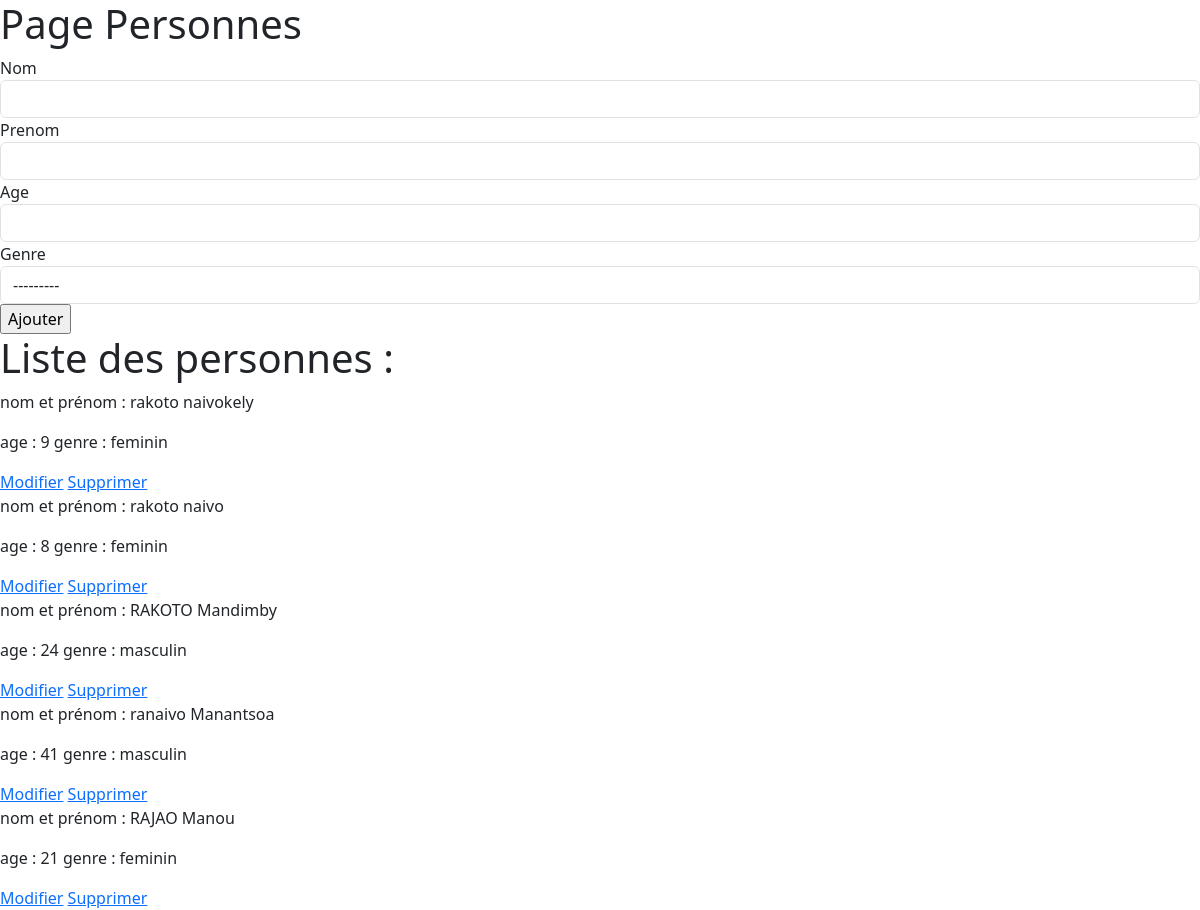
The page / on the database its author committed.
### fiara/models.py (models this page shows)
class Personne(models.Model):
    OPTIONS = (
        ('masculin', 'masculin'),
        ('feminin', 'feminin'),
    )
    id = models.AutoField(primary_key=True)
    nom = models.CharField(max_length=255,null=False)
    prenom = models.CharField(max_length=255,null=False)
    age = models.IntegerField(null=False)
    genre = models.CharField(max_length=20, choices=OPTIONS)

### fiara/views.py (the view)
# urls.py: 2. Add a URL to urlpatterns:  path('', views.home, name='home')
def home(request):
    context = {
        "typeActionPost":"Ajouter",
        "title":"home",
        "form" :PersonneForm(),
        "personnes" : Personne.objects.all()
    }
    return render(request,"personnes.html",context)

### fiara/forms.py
class PersonneForm(forms.ModelForm):
    class Meta:
        model = Personne
        fields = ("nom", "prenom", "age", "genre")

### fiara/templates/personnes.html (shortened to what this page needs)
{% load widget_tweaks %}
{% load static %}
<!DOCTYPE html>
<html lang="en">
<head>
    <link
      rel="stylesheet"
      href="{% static 'assets/bootstrap-5.3.2-dist/css/bootstrap.css' %}"
    />
</head>
<body>
<div></div><h1>Page Personnes</h1></div>
<form action="./actionPost/" method="POST">
    {% for field in form %}
        {{field.label}}
        {% render_field field class="form-control" %}
    {% endfor %}
    <input type="submit" name="submitBtn" value="{{ typeActionPost }}" class="btn-primary" />
</form>
<h1> Liste des personnes : </h1>
{% for p in personnes %}
    <div>
        <p> nom et prénom : {{p.nom}} {{p.prenom}} </p>
        <p> age : {{p.age}} genre : {{p.genre}} </p>
        <a href="/personne/modifier/{{p.id}}">Modifier</a>
        <a href="/personne/supprimer/{{p.id}}">Supprimer</a>
    </div>
{% endfor %}
</body>
</html>

### rows shown on the page
Personne: nom "rakoto", prenom "naivokely", age "9", genre "feminin"
Personne: nom "rakoto", prenom "naivo", age "8", genre "feminin"
Personne: nom "RAKOTO", prenom "Mandimby", age "24", genre "masculin"
Personne: nom "ranaivo", prenom "Manantsoa", age "41", genre "masculin"
Personne: nom "RAJAO", prenom "Manou", age "21", genre "feminin"

### other values the page prints
{{ field.label }} "Nom" "Prenom" "Age" "Genre"
